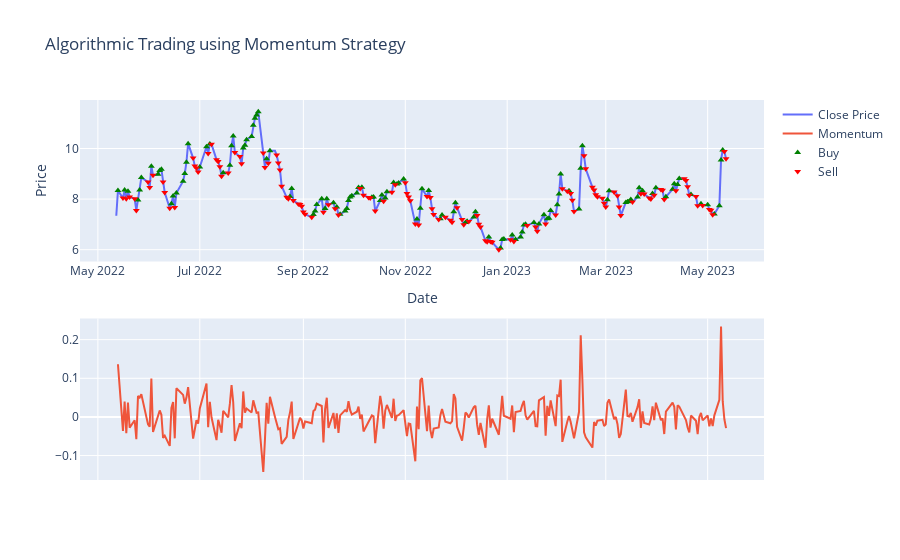

Notebook code cell kept with this figure:
### Code cell
# Adding the buy and sell signals
figure.add_trace(go.Scatter(x=data.loc[data['momentum'] > 0].index, 
                         y=data.loc[data['momentum'] > 0]['Close'], 
                         mode='markers', name='Buy', 
                         marker=dict(color='green', symbol='triangle-up')))

figure.add_trace(go.Scatter(x=data.loc[data['momentum'] < 0].index, 
                         y=data.loc[data['momentum'] < 0]['Close'], 
                         mode='markers', name='Sell', 
                         marker=dict(color='red', symbol='triangle-down')))

figure.update_layout(title='Algorithmic Trading using Momentum Strategy',
                  xaxis_title='Date',
                  yaxis_title='Price')
figure.update_yaxes(title="Momentum", secondary_y=True)
figure.show()
